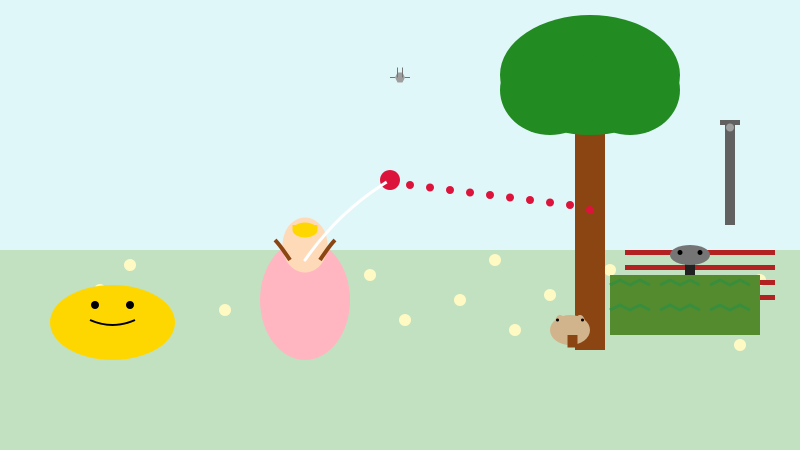
#> input picture genclaw-flux-v2/experiments/draftdag_poc/baseline/draft.png, 1600 x 900 px (shown at 1/2 size)
$ python -i image_downloader.py   (imports and definitions only)
#> lines starting #> are read from the running program, lines starting #| are printed output that depends on the picture
from __future__ import annotations

import hashlib
import logging
import os
import re
import threading
from concurrent.futures import ThreadPoolExecutor, as_completed
from pathlib import Path
from typing import Any
from urllib.parse import urlparse

import requests

try:
    from PIL import Image
    PIL_AVAILABLE = True
except ImportError:
    PIL_AVAILABLE = False

from .og_extractor import extract_og_image

logger = logging.getLogger(__name__)

DEFAULT_UA = (
    "Mozilla/5.0 (Macintosh; Intel Mac OS X 10_15_7) AppleWebKit/537.36 "
    "(KHTML, like Gecko) Chrome/120.0.0.0 Safari/537.36"
)
MOBILE_UA = (
    "Mozilla/5.0 (iPhone; CPU iPhone OS 17_0 like Mac OS X) "
    "AppleWebKit/605.1.15 (KHTML, like Gecko) Version/17.0 Mobile/15E148 Safari/604.1"
)
BING_UA = (
    "Mozilla/5.0 (compatible; bingbot/2.0; +http://www.bing.com/bingbot.htm)"
)
GOOGLEBOT_UA = (
    "Mozilla/5.0 (compatible; Googlebot/2.1; +http://www.google.com/bot.html)"
)
UA_POOL = [DEFAULT_UA, MOBILE_UA, BING_UA, GOOGLEBOT_UA]

DEFAULT_HEADERS = {
    "User-Agent": DEFAULT_UA,
    "Accept": "image/avif,image/webp,image/apng,image/*,*/*;q=0.8",
    "Accept-Language": "en-US,en;q=0.9",
    "Connection": "keep-alive",
}

_TL = threading.local()


# [48 lines left out: functions _get_session, _same_host_root, _safe_prefix, _is_valid_image_file, _convert_to_rgb_for_jpeg, not called in this run]


def download_image(
    img_url: str,
    save_dir: str | Path = "outputs/images",
    timeout: int = 30,
    name_prefix: str | None = None,
    page_url: str | None = None,
    user_agent: str | None = None,
) -> Path:
    save_dir = Path(save_dir).resolve()
    save_dir.mkdir(parents=True, exist_ok=True)

    url_hash = hashlib.md5(img_url.encode("utf-8")).hexdigest()
    prefix = _safe_prefix(name_prefix)
    local_path = save_dir / f"{prefix}{url_hash}.jpg"

    if _is_valid_image_file(local_path):
        return local_path

    headers = dict(DEFAULT_HEADERS)
    if user_agent:
        headers["User-Agent"] = user_agent
    headers["Referer"] = page_url.strip() if (page_url or "").strip() else _same_host_root(img_url)

    sess = _get_session()
    r = sess.get(img_url, timeout=min(timeout, 30), stream=True, headers=headers, allow_redirects=True)
    r.raise_for_status()
    ct = (r.headers.get("Content-Type") or "").split(";")[0].strip().lower()
    if ct and not ct.startswith("image/"):
        raise ValueError(f"Non-image content-type: {ct} url={img_url}")

    tmp_raw = local_path.with_suffix(".raw.tmp")
    tmp_jpg = local_path.with_suffix(".jpg.tmp")
    bytes_written = 0
    with open(tmp_raw, "wb") as f:
        for chunk in r.iter_content(chunk_size=8192):
            if chunk:
                f.write(chunk)
                bytes_written += len(chunk)

    if bytes_written < 1024:
        tmp_raw.unlink(missing_ok=True)
        raise ValueError("Downloaded file too small")

    if PIL_AVAILABLE:
        try:
            with Image.open(tmp_raw) as im:
                im.load()
                rgb = _convert_to_rgb_for_jpeg(im)
                rgb.save(tmp_jpg, format="JPEG", quality=85, optimize=True)
            if not _is_valid_image_file(tmp_jpg):
                raise ValueError("Converted JPG invalid")
            os.replace(tmp_jpg, local_path)
        finally:
            tmp_raw.unlink(missing_ok=True)
            tmp_jpg.unlink(missing_ok=True)
    else:
        os.replace(tmp_raw, local_path)

    return local_path


def download_image_robust(
    img_url: str,
    *,
    save_dir: str | Path = "outputs/images",
    timeout: int = 30,
    name_prefix: str | None = None,
    page_url: str | None = None,
    enable_og_fallback: bool = True,
) -> tuple[Path | None, list[str]]:
    attempts: list[str] = []

    for ua_idx, ua in enumerate(UA_POOL[:3]):
        try:
            p = download_image(
                img_url,
                save_dir=save_dir,
                timeout=timeout,
                name_prefix=name_prefix,
                page_url=page_url,
                user_agent=ua,
            )
            attempts.append(f"L{ua_idx+1}-direct: OK ({ua.split('/')[0]})")
            return p, attempts
        except Exception as e:
            attempts.append(f"L{ua_idx+1}-direct: {type(e).__name__}: {str(e)[:80]}")

    if enable_og_fallback and page_url:
        try:
            og_url = extract_og_image(page_url, timeout=timeout)
        except Exception as e:
            attempts.append(f"L4-og-extract: {type(e).__name__}: {str(e)[:80]}")
            og_url = None

        if og_url and og_url != img_url:
            attempts.append(f"L4-og-found: {og_url[:80]}")
            for ua_idx, ua in enumerate(UA_POOL[:2]):
                try:
                    p = download_image(
                        og_url,
                        save_dir=save_dir,
                        timeout=timeout,
                        name_prefix=name_prefix,
                        page_url=page_url,
                        user_agent=ua,
                    )
                    attempts.append(f"L4.{ua_idx+1}-og-direct: OK")
                    return p, attempts
                except Exception as e:
                    attempts.append(f"L4.{ua_idx+1}-og-direct: {type(e).__name__}: {str(e)[:60]}")
        else:
            attempts.append("L4-og-fallback: no og:image found")
    else:
        attempts.append("L4-og-fallback: skipped (no page_url)")

    return None, attempts


# [93 lines left out: functions download_images_parallel, download_images_serial_until_n, not called in this run]

>>> import cv2
>>> picture = cv2.imread('../../../../../experiments/draftdag_poc/baseline/draft.png', cv2.IMREAD_GRAYSCALE)
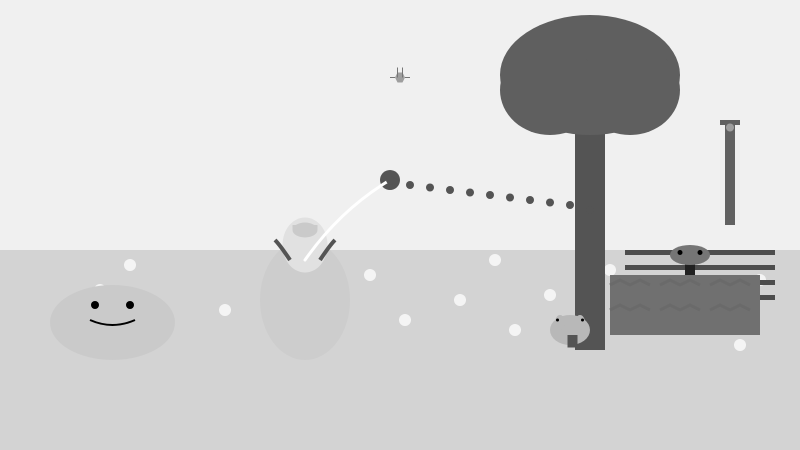
#> picture: shape (900, 1600) (shown at 1/2 size); min 0, max 255, mean 212.8
>>> result = download_image_robust(picture)
